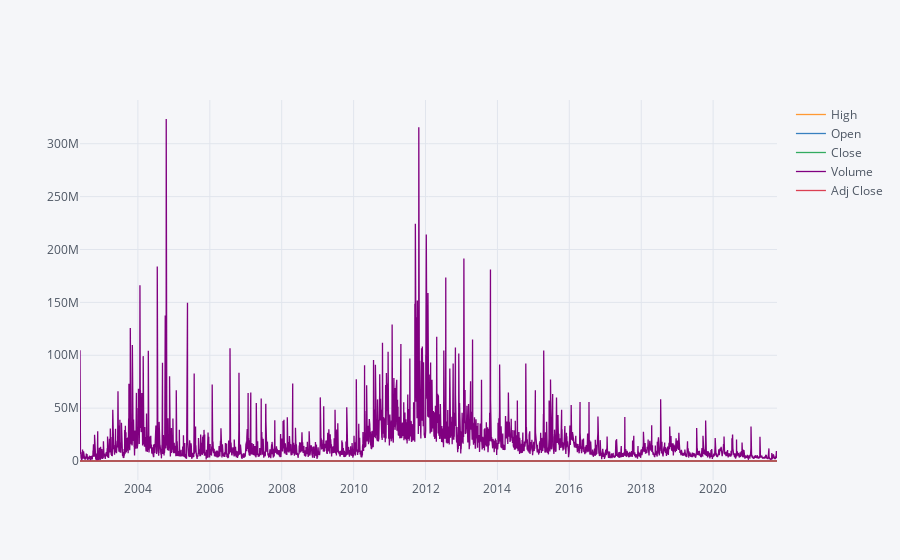

Notebook source saved alongside this figure:
### Code cell
dataset.iplot(kind="scatter",x = "Date" ,y= ["High","Open","Close","Volume","Adj Close"])

### Figure 1 — Plotly figure (JSON) as saved in the notebook; plotly's stock layout.template omitted (floating-point values rounded to 4 significant figures; data arrays with more than 128 entries replaced by an {"elided": "..."} marker saying what was removed)
{"data": [{"line": {"color": "rgba(255, 153, 51, 1.0)", "dash": "solid", "shape": "linear", "width": 1.3}, "mode": "lines", "name": "High", "text": "", "type": "scatter", "x": {"elided": "4881 str values"}, "y": {"elided": "4881 float values"}}, {"line": {"color": "rgba(55, 128, 191, 1.0)", "dash": "solid", "shape": "linear", "width": 1.3}, "mode": "lines", "name": "Open", "text": "", "type": "scatter", "x": {"elided": "4881 str values"}, "y": {"elided": "4881 float values"}}, {"line": {"color": "rgba(50, 171, 96, 1.0)", "dash": "solid", "shape": "linear", "width": 1.3}, "mode": "lines", "name": "Close", "text": "", "type": "scatter", "x": {"elided": "4881 str values"}, "y": {"elided": "4881 float values"}}, {"line": {"color": "rgba(128, 0, 128, 1.0)", "dash": "solid", "shape": "linear", "width": 1.3}, "mode": "lines", "name": "Volume", "text": "", "type": "scatter", "x": {"elided": "4881 str values"}, "y": {"elided": "4881 int values"}}, {"line": {"color": "rgba(219, 64, 82, 1.0)", "dash": "solid", "shape": "linear", "width": 1.3}, "mode": "lines", "name": "Adj Close", "text": "", "type": "scatter", "x": {"elided": "4881 str values"}, "y": {"elided": "4881 float values"}}], "layout": {"legend": {"bgcolor": "#F5F6F9", "font": {"color": "#4D5663"}}, "paper_bgcolor": "#F5F6F9", "plot_bgcolor": "#F5F6F9", "title": {"font": {"color": "#4D5663"}}, "xaxis": {"gridcolor": "#E1E5ED", "showgrid": true, "tickfont": {"color": "#4D5663"}, "title": {"font": {"color": "#4D5663"}, "text": ""}, "zerolinecolor": "#E1E5ED"}, "yaxis": {"gridcolor": "#E1E5ED", "showgrid": true, "tickfont": {"color": "#4D5663"}, "title": {"font": {"color": "#4D5663"}, "text": ""}, "zerolinecolor": "#E1E5ED"}}}
